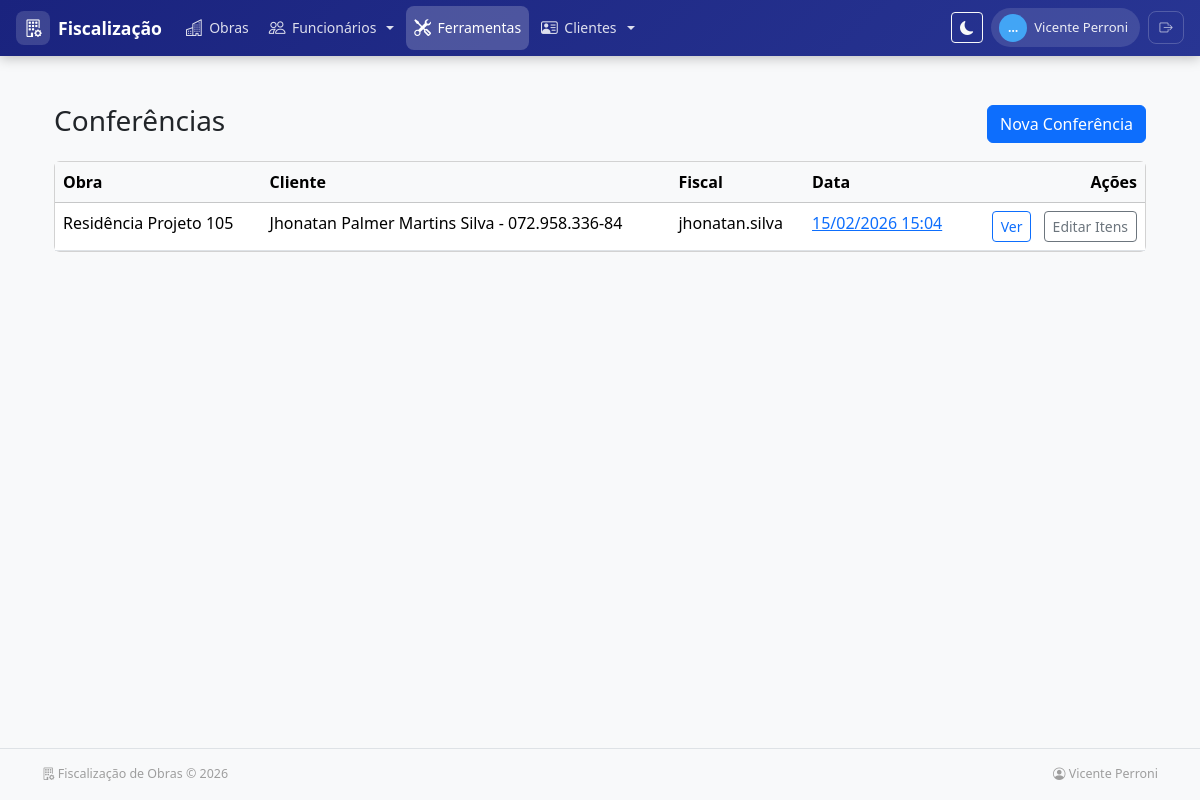
The app's page /ferramentas/conferencia/ (signed in) with its own data.
### apps/ferramentas/models.py (models this page shows, shortened)
class ConferenciaFerramenta(models.Model):
    obra = models.ForeignKey(
        Obra,
        on_delete=models.CASCADE,
        related_name='conferencias_ferramentas',
        verbose_name="Obra"
    )
    fiscal = models.ForeignKey(
        User,
        on_delete=models.PROTECT,
        related_name='conferencias_ferramentas',
        verbose_name="Fiscal"
    )
    data_conferencia = models.DateTimeField(verbose_name="Data e Hora da Conferência")
    created_at = models.DateTimeField(auto_now_add=True, verbose_name="Criado em")
    updated_at = models.DateTimeField(auto_now=True, verbose_name="Atualizado em")
    class Meta:
        verbose_name = "Conferência de Ferramenta"
        verbose_name_plural = "Conferências de Ferramentas"
        ordering = ['-data_conferencia']
        unique_together = ['obra', 'data_conferencia']

### apps/obras/models.py (models this page shows, shortened)
class SoftDeleteModel(models.Model):
    deleted_at = models.DateTimeField(null=True, blank=True, db_index=True)
    objects = ActiveManager()
    all_objects = AllObjectsManager()
    class Meta:
        abstract = True

class Obra(SoftDeleteModel):
    nome = models.CharField(max_length=200, verbose_name="Nome da Obra")
    endereco = models.TextField(verbose_name="Endereço")
    cliente = models.ForeignKey(
        'clientes.Cliente',
        on_delete=models.SET_NULL,
        null=True,
        blank=True,
        verbose_name="Cliente"
    )
    data_inicio = models.DateField(verbose_name="Data de Início")
    data_previsao_termino = models.DateField(
        verbose_name="Previsão de Término",
        null=True,
        blank=True
    )
    STATUS_CHOICES = [
        ('planejamento', 'Planejamento'),
        ('em_andamento', 'Em Andamento'),
        ('pausada', 'Pausada'),
        ('concluida', 'Concluída'),
        ('cancelada', 'Cancelada'),
    ]
    status = models.CharField(
        max_length=20,
        choices=STATUS_CHOICES,
        default='planejamento',
        verbose_name="Status"
    )
    percentual_concluido = models.DecimalField(
        max_digits=5,
        decimal_places=2,
        default=Decimal('0.00'),
        validators=[MinValueValidator(0), MaxValueValidator(100)],
        verbose_name="Percentual Concluído (%)"
    )
    ativo = models.BooleanField(default=True, verbose_name="Ativo")
    created_at = models.DateTimeField(auto_now_add=True, verbose_name="Criado em")
    updated_at = models.DateTimeField(auto_now=True, verbose_name="Atualizado em")
    class Meta:
        verbose_name = "Obra"
        verbose_name_plural = "Obras"
        ordering = ['-created_at']

### apps/clientes/models.py (models this page shows)
class Cliente(models.Model):
    nome = models.CharField(max_length=200, verbose_name='Nome')
    cpf = models.CharField(
        max_length=14,
        unique=True,
        verbose_name='CPF',
        help_text='Somente números ou formatado (000.000.000-00)',
        validators=[RegexValidator(r'^\d{3}\.\d{3}\.\d{3}-\d{2}$|^\d{11}$', 'CPF inválido')]
    )
    endereco = models.TextField(verbose_name='Endereço', blank=True, null=True)
    data_nascimento = models.DateField(verbose_name='Data de Nascimento', blank=True, null=True)
    telefone = models.CharField(max_length=30, verbose_name='Telefone', blank=True, null=True)
    email = models.EmailField(verbose_name='E-mail', blank=True, null=True)
    ativo = models.BooleanField(default=True, verbose_name='Ativo')
    created_at = models.DateTimeField(auto_now_add=True, verbose_name='Criado em')
    updated_at = models.DateTimeField(auto_now=True, verbose_name='Atualizado em')
    class Meta:
        verbose_name = 'Cliente'
        verbose_name_plural = 'Clientes'
        ordering = ['nome']
    def __str__(self):
        return f"{self.nome} - {self.cpf}"

### apps/ferramentas/views.py (the view)
# urls.py: path('conferencia/', views.conferencia_list, name='conferencia_list'),
@login_required
def conferencia_list(request):
    conferencias = ConferenciaFerramenta.objects.all().select_related('obra', 'fiscal')
    context = {
        'conferencias': conferencias,
        'title': 'Conferências'
    }
    return render(request, 'ferramentas/conferencia_list.html', context)

### apps/obras/context_processors.py (called while the page is built)
def recent_obras(request):
    try:
        obras = list(Obra.objects.filter(ativo=True).order_by('-created_at')[:6])
    except Exception:
        obras = []
    return {'recent_obras': obras}

### apps/obras/models.py (called while the page is built)
    def alive(self):
        return self.filter(deleted_at__isnull=True)

    def get_queryset(self):
        return super().get_queryset().alive()

### templates/ferramentas/conferencia_list.html (shortened to what this page needs)
{% extends 'base.html' %}
{% block content %}
<div class="container py-4">
  <div class="d-flex justify-content-between align-items-center mb-3">
    <h3>Conferências</h3>
    <a href="{% url 'ferramentas:conferencia_create' %}" class="btn btn-primary">Nova Conferência</a>
  </div>
  <div class="card">
    <div class="card-body p-0">
      <div class="table-responsive">
        <table class="table table-hover mb-0">
          <thead class="table-light">
            <tr>
              <th>Obra</th>
              <th>Cliente</th>
              <th>Fiscal</th>
              <th>Data</th>
              <th class="text-end">Ações</th>
            </tr>
          </thead>
          <tbody>
            {% for c in conferencias %}
            <tr>
              <td>{{ c.obra.nome }}</td>
              <td>{{ c.obra.cliente }}</td>
              <td>{{ c.fiscal.get_full_name|default:c.fiscal.username }}</td>
              <td><a href="{% url 'ferramentas:conferencia_detail' c.pk %}">{{ c.data_conferencia|date:"d/m/Y H:i" }}</a></td>
              <td class="text-end">
                <a href="{% url 'ferramentas:conferencia_detail' c.pk %}" class="btn btn-sm btn-outline-primary">Ver</a>
                <a href="{% url 'ferramentas:itemconferencia_create' c.pk %}" class="btn btn-sm btn-outline-secondary ms-2">Editar Itens</a>
              </td>
            </tr>
            {% empty %}
            <tr>
              <td colspan="5" class="text-center">Nenhuma conferência encontrada.</td>
            </tr>
            {% endfor %}
          </tbody>
        </table>
      </div>
    </div>
  </div>
</div>
{% endblock %}

### templates/base.html (shortened to what this page needs)
<!doctype html>
<html lang="pt-br">
  <head>
    <link href="https://cdn.jsdelivr.net/npm/bootstrap@5.3.2/dist/css/bootstrap.min.css" rel="stylesheet">
    <link rel="stylesheet" href="https://cdn.jsdelivr.net/npm/bootstrap-icons@1.11.3/font/bootstrap-icons.min.css">
  </head>
  <body class="bg-light" {% if user.is_authenticated %}data-server-theme="{{ request.user.profile.theme_preference }}" data-server-variant="{{ request.user.profile.theme_variant }}"{% endif %}>
    {% url 'login' as login_url %}
    <nav class="main-navbar navbar navbar-expand-lg d-none d-lg-flex">
      <div class="container-fluid px-3">
        <a class="navbar-brand-custom me-3" href="{% if user.is_authenticated %}{% url 'home' %}{% else %}/{% endif %}">
          <span class="brand-icon"><i class="bi bi-building-gear"></i></span>
          <span>Fiscalização</span>
        </a>
        {% if user.is_authenticated %}
        <ul class="navbar-nav me-auto gap-1">
          {% if nav_perms.obras %}
          <li class="nav-item">
            <a class="nav-link" href="{% url 'obras:obra_list' %}">
              <i class="bi bi-buildings"></i> Obras
            </a>
          </li>
          {% endif %}
          {% if nav_perms.funcionarios %}
          <li class="nav-item dropdown">
            <a class="nav-link dropdown-toggle" href="#" role="button" data-bs-toggle="dropdown" aria-expanded="false">
              <i class="bi bi-people"></i> Funcionários
            </a>
          </li>
          {% endif %}
          {% if nav_perms.ferramentas %}
          <li class="nav-item">
            <a class="nav-link" href="/ferramentas/">
              <i class="bi bi-tools"></i> Ferramentas
            </a>
          </li>
          {% endif %}
          {% if nav_perms.clientes %}
          <li class="nav-item dropdown">
            <a class="nav-link dropdown-toggle" href="#" role="button" data-bs-toggle="dropdown" aria-expanded="false">
              <i class="bi bi-person-vcard"></i> Clientes
            </a>
          </li>
          {% endif %}
        </ul>
        <div class="d-flex align-items-center gap-2">
          <button id="themeToggle" type="button" class="btn btn-sm btn-outline-light" title="Alternar tema (claro/escuro)">
            <i id="themeToggleIcon" class="bi bi-moon-fill"></i>
          </button>
          <div class="user-pill">
            <span class="user-avatar">{{ user.first_name|default:user.username|truncatechars:1|upper }}</span>
            {{ user.get_full_name|default:user.username }}
          </div>
          <form method="post" action="{% url 'logout' %}" class="d-inline">
            <button type="submit" class="btn-logout" title="Sair">
              <i class="bi bi-box-arrow-right"></i>
            </button>
          </form>
        </div>
        {% endif %}
      </div>
    </nav>
    <main class="container my-4">
      {% block content %}{% endblock %}
    </main>
    <footer class="main-footer">
      <div class="container d-flex flex-wrap justify-content-between align-items-center">
        <span><i class="bi bi-building-gear"></i> Fiscalização de Obras &copy; {% now "Y" %}</span>
        {% if user.is_authenticated %}
        <span><i class="bi bi-person-circle"></i> {{ user.get_full_name|default:user.username }}</span>
        {% endif %}
      </div>
    </footer>
  </body>
</html>

### templates/base.html (style rules this page uses)
:root { --nav-gradient-start: #1a237e; --nav-gradient-end: #283593; --nav-hover: rgba(255,255,255,.12); --nav-active: rgba(255,255,255,.2); --accent: #42a5f5; }
.main-navbar { background: linear-gradient(135deg, var(--nav-gradient-start), var(--nav-gradient-end)); box-shadow: 0 2px 12px rgba(0,0,0,.25); padding: .35rem 0; }
.main-navbar .nav-link { color: rgba(255,255,255,.85); padding: .6rem .9rem; border-radius: .5rem; font-size: .875rem; font-weight: 500; transition: all .2s; display: flex; align-items: center; gap: .4rem; }
.main-navbar .nav-link.active, .main-navbar .nav-link-active { color: #fff; background: var(--nav-active); }
.main-navbar .nav-link .bi { font-size: 1.05rem; }
.navbar-brand-custom { color: #fff !important; font-weight: 700; font-size: 1.1rem; display: flex; align-items: center; gap: .5rem; text-decoration: none; padding: .3rem 0; }
.navbar-brand-custom .brand-icon { background: rgba(255,255,255,.15); border-radius: .5rem; width: 34px; height: 34px; display: flex; align-items: center; justify-content: center; font-size: 1.1rem; }
.user-pill { background: rgba(255,255,255,.12); border-radius: 2rem; padding: .35rem .75rem .35rem .5rem; display: flex; align-items: center; gap: .45rem; color: rgba(255,255,255,.9); font-size: .82rem; font-weight: 500; white-space: nowrap; }
.user-avatar { width: 28px; height: 28px; border-radius: 50%; background: var(--accent); display: flex; align-items: center; justify-content: center; font-weight: 700; font-size: .75rem; color: #fff; }
.btn-logout { color: rgba(255,255,255,.7); border: 1px solid rgba(255,255,255,.2); border-radius: .5rem; padding: .35rem .65rem; font-size: .82rem; text-decoration: none; background: transparent; transition: all .2s; display: flex; align-items: center; gap: .3rem; }
.main-footer { border-top: 1px solid #dee2e6; padding: 1rem 0; margin-top: 2rem; font-size: .78rem; color: #9e9e9e; }
body { min-height: 100vh; display: flex; flex-direction: column; }
main { flex: 1; }

### records on screen
ConferenciaFerramenta: obra.nome "Residência Projeto 105", obra.cliente "Jhonatan Palmer Martins Silva - 072.958.336-84", fiscal.get_full_name "jhonatan.silva", data_conferencia "15/02/2026 15:04"

### other values on screen
{{ user.first_name|default:user.username|truncatechars:1|upper }} "…"
{{ user.get_full_name|default:user.username }} "Vicente Perroni"
